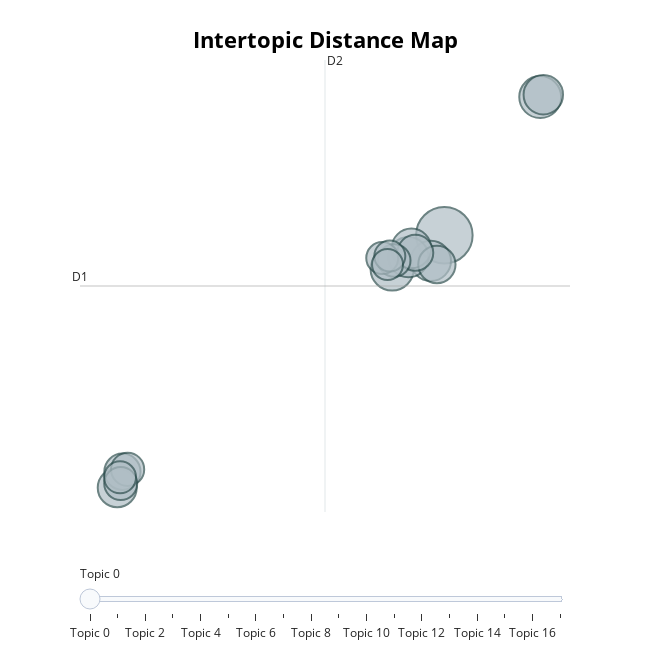

The notebook cell this image was saved under:
### Code cell
model.plot_distance_map(topic_model)

### Figure 1 — Plotly figure (JSON) as saved in the notebook; plotly's stock layout.template omitted (floating-point values rounded to 4 significant figures)
{"data": [{"customdata": [[0, "deal | ge | david | rodney | enron", 253], [1, "dave | pm | kay | david | shawn", 147], [2, "rick | tx | great | let | good", 139], [3, "product | group | david | john | would", 129], [4, "guy | barge | delainey | regard | value", 128], [5, "max | dick | mariner | project | enron", 124], [6, "delainey | regard | fine | ok | good", 123], [7, "iso | bid | ttc | jmf | john", 120], [8, "reviewer | suggested | feedback | approval | list", 110], [9, "ena | performance | david | john | trip", 104], [10, "mm | investment | david | raptor | pm", 102], [11, "communicationsenron | communication | john | david | mark", 87], [12, "price | cap | ferc | market | iso", 86], [13, "tva | ena | offsite | ike | opportunity", 84], [14, "staff | market | transmission | commission | protest", 81], [15, "delete | email | file | survey | david", 81], [16, "calgary | barry | flame | desk | rob", 76], [17, "prc | page | 20 | fyi | approval", 76]], "hovertemplate": "<b>Topic %{customdata[0]}</b><br>Words: %{customdata[1]}<br>Size: %{customdata[2]}", "legendgroup": "", "marker": {"color": "#B0BEC5", "line": {"color": "DarkSlateGrey", "width": 2}, "size": [253, 147, 139, 129, 128, 124, 123, 120, 110, 104, 102, 87, 86, 84, 81, 81, 76, 76], "sizemode": "area", "sizeref": 0.1581, "symbol": "circle"}, "mode": "markers", "name": "", "orientation": "v", "showlegend": false, "type": "scatter", "x": [4.35, 1.477, 9.628, 3.605, 2.375, 2.539, 9.797, -13.65, 3.939, -13.37, 2.752, -13.08, -13.46, 1.591, -13.5, 0.9325, 1.349, 1.223], "xaxis": "x", "y": [6.449, 4.047, 16.25, 4.625, 4.892, 5.511, 16.42, -11.48, 4.369, -10.34, 5.198, -10.18, -11.18, 4.651, -10.74, 4.824, 4.968, 4.367], "yaxis": "y"}], "layout": {"annotations": [{"showarrow": false, "text": "D1", "x": -15.7, "y": 2.842, "yshift": 10}, {"showarrow": false, "text": "D2", "x": -2.218, "xshift": 10, "y": 18.89}], "height": 650, "hoverlabel": {"bgcolor": "white", "font": {"family": "Rockwell", "size": 16}}, "legend": {"itemsizing": "constant", "tracegroupgap": 0}, "margin": {"t": 60}, "shapes": [{"line": {"color": "#CFD8DC", "width": 2}, "type": "line", "x0": -2.218, "x1": -2.218, "y0": -13.2, "y1": 18.89}, {"line": {"color": "#9E9E9E", "width": 2}, "type": "line", "x0": -15.7, "x1": 11.27, "y0": 2.842, "y1": 2.842}], "sliders": [{"active": 0, "pad": {"t": 50}, "steps": [{"args": [{"marker.color": [["red", "#B0BEC5", "#B0BEC5", "#B0BEC5", "#B0BEC5", "#B0BEC5", "#B0BEC5", "#B0BEC5", "#B0BEC5", "#B0BEC5", "#B0BEC5", "#B0BEC5", "#B0BEC5", "#B0BEC5", "#B0BEC5", "#B0BEC5", "#B0BEC5", "#B0BEC5"]]}], "label": "Topic 0", "method": "update"}, {"args": [{"marker.color": [["#B0BEC5", "red", "#B0BEC5", "#B0BEC5", "#B0BEC5", "#B0BEC5", "#B0BEC5", "#B0BEC5", "#B0BEC5", "#B0BEC5", "#B0BEC5", "#B0BEC5", "#B0BEC5", "#B0BEC5", "#B0BEC5", "#B0BEC5", "#B0BEC5", "#B0BEC5"]]}], "label": "Topic 1", "method": "update"}, {"args": [{"marker.color": [["#B0BEC5", "#B0BEC5", "red", "#B0BEC5", "#B0BEC5", "#B0BEC5", "#B0BEC5", "#B0BEC5", "#B0BEC5", "#B0BEC5", "#B0BEC5", "#B0BEC5", "#B0BEC5", "#B0BEC5", "#B0BEC5", "#B0BEC5", "#B0BEC5", "#B0BEC5"]]}], "label": "Topic 2", "method": "update"}, {"args": [{"marker.color": [["#B0BEC5", "#B0BEC5", "#B0BEC5", "red", "#B0BEC5", "#B0BEC5", "#B0BEC5", "#B0BEC5", "#B0BEC5", "#B0BEC5", "#B0BEC5", "#B0BEC5", "#B0BEC5", "#B0BEC5", "#B0BEC5", "#B0BEC5", "#B0BEC5", "#B0BEC5"]]}], "label": "Topic 3", "method": "update"}, {"args": [{"marker.color": [["#B0BEC5", "#B0BEC5", "#B0BEC5", "#B0BEC5", "red", "#B0BEC5", "#B0BEC5", "#B0BEC5", "#B0BEC5", "#B0BEC5", "#B0BEC5", "#B0BEC5", "#B0BEC5", "#B0BEC5", "#B0BEC5", "#B0BEC5", "#B0BEC5", "#B0BEC5"]]}], "label": "Topic 4", "method": "update"}, {"args": [{"marker.color": [["#B0BEC5", "#B0BEC5", "#B0BEC5", "#B0BEC5", "#B0BEC5", "red", "#B0BEC5", "#B0BEC5", "#B0BEC5", "#B0BEC5", "#B0BEC5", "#B0BEC5", "#B0BEC5", "#B0BEC5", "#B0BEC5", "#B0BEC5", "#B0BEC5", "#B0BEC5"]]}], "label": "Topic 5", "method": "update"}, {"args": [{"marker.color": [["#B0BEC5", "#B0BEC5", "#B0BEC5", "#B0BEC5", "#B0BEC5", "#B0BEC5", "red", "#B0BEC5", "#B0BEC5", "#B0BEC5", "#B0BEC5", "#B0BEC5", "#B0BEC5", "#B0BEC5", "#B0BEC5", "#B0BEC5", "#B0BEC5", "#B0BEC5"]]}], "label": "Topic 6", "method": "update"}, {"args": [{"marker.color": [["#B0BEC5", "#B0BEC5", "#B0BEC5", "#B0BEC5", "#B0BEC5", "#B0BEC5", "#B0BEC5", "red", "#B0BEC5", "#B0BEC5", "#B0BEC5", "#B0BEC5", "#B0BEC5", "#B0BEC5", "#B0BEC5", "#B0BEC5", "#B0BEC5", "#B0BEC5"]]}], "label": "Topic 7", "method": "update"}, {"args": [{"marker.color": [["#B0BEC5", "#B0BEC5", "#B0BEC5", "#B0BEC5", "#B0BEC5", "#B0BEC5", "#B0BEC5", "#B0BEC5", "red", "#B0BEC5", "#B0BEC5", "#B0BEC5", "#B0BEC5", "#B0BEC5", "#B0BEC5", "#B0BEC5", "#B0BEC5", "#B0BEC5"]]}], "label": "Topic 8", "method": "update"}, {"args": [{"marker.color": [["#B0BEC5", "#B0BEC5", "#B0BEC5", "#B0BEC5", "#B0BEC5", "#B0BEC5", "#B0BEC5", "#B0BEC5", "#B0BEC5", "red", "#B0BEC5", "#B0BEC5", "#B0BEC5", "#B0BEC5", "#B0BEC5", "#B0BEC5", "#B0BEC5", "#B0BEC5"]]}], "label": "Topic 9", "method": "update"}, {"args": [{"marker.color": [["#B0BEC5", "#B0BEC5", "#B0BEC5", "#B0BEC5", "#B0BEC5", "#B0BEC5", "#B0BEC5", "#B0BEC5", "#B0BEC5", "#B0BEC5", "red", "#B0BEC5", "#B0BEC5", "#B0BEC5", "#B0BEC5", "#B0BEC5", "#B0BEC5", "#B0BEC5"]]}], "label": "Topic 10", "method": "update"}, {"args": [{"marker.color": [["#B0BEC5", "#B0BEC5", "#B0BEC5", "#B0BEC5", "#B0BEC5", "#B0BEC5", "#B0BEC5", "#B0BEC5", "#B0BEC5", "#B0BEC5", "#B0BEC5", "red", "#B0BEC5", "#B0BEC5", "#B0BEC5", "#B0BEC5", "#B0BEC5", "#B0BEC5"]]}], "label": "Topic 11", "method": "update"}, {"args": [{"marker.color": [["#B0BEC5", "#B0BEC5", "#B0BEC5", "#B0BEC5", "#B0BEC5", "#B0BEC5", "#B0BEC5", "#B0BEC5", "#B0BEC5", "#B0BEC5", "#B0BEC5", "#B0BEC5", "red", "#B0BEC5", "#B0BEC5", "#B0BEC5", "#B0BEC5", "#B0BEC5"]]}], "label": "Topic 12", "method": "update"}, {"args": [{"marker.color": [["#B0BEC5", "#B0BEC5", "#B0BEC5", "#B0BEC5", "#B0BEC5", "#B0BEC5", "#B0BEC5", "#B0BEC5", "#B0BEC5", "#B0BEC5", "#B0BEC5", "#B0BEC5", "#B0BEC5", "red", "#B0BEC5", "#B0BEC5", "#B0BEC5", "#B0BEC5"]]}], "label": "Topic 13", "method": "update"}, {"args": [{"marker.color": [["#B0BEC5", "#B0BEC5", "#B0BEC5", "#B0BEC5", "#B0BEC5", "#B0BEC5", "#B0BEC5", "#B0BEC5", "#B0BEC5", "#B0BEC5", "#B0BEC5", "#B0BEC5", "#B0BEC5", "#B0BEC5", "red", "#B0BEC5", "#B0BEC5", "#B0BEC5"]]}], "label": "Topic 14", "method": "update"}, {"args": [{"marker.color": [["#B0BEC5", "#B0BEC5", "#B0BEC5", "#B0BEC5", "#B0BEC5", "#B0BEC5", "#B0BEC5", "#B0BEC5", "#B0BEC5", "#B0BEC5", "#B0BEC5", "#B0BEC5", "#B0BEC5", "#B0BEC5", "#B0BEC5", "red", "#B0BEC5", "#B0BEC5"]]}], "label": "Topic 15", "method": "update"}, {"args": [{"marker.color": [["#B0BEC5", "#B0BEC5", "#B0BEC5", "#B0BEC5", "#B0BEC5", "#B0BEC5", "#B0BEC5", "#B0BEC5", "#B0BEC5", "#B0BEC5", "#B0BEC5", "#B0BEC5", "#B0BEC5", "#B0BEC5", "#B0BEC5", "#B0BEC5", "red", "#B0BEC5"]]}], "label": "Topic 16", "method": "update"}, {"args": [{"marker.color": [["#B0BEC5", "#B0BEC5", "#B0BEC5", "#B0BEC5", "#B0BEC5", "#B0BEC5", "#B0BEC5", "#B0BEC5", "#B0BEC5", "#B0BEC5", "#B0BEC5", "#B0BEC5", "#B0BEC5", "#B0BEC5", "#B0BEC5", "#B0BEC5", "#B0BEC5", "red"]]}], "label": "Topic 17", "method": "update"}]}], "title": {"font": {"color": "Black", "size": 22}, "text": "<b>Intertopic Distance Map", "x": 0.5, "xanchor": "center", "y": 0.95, "yanchor": "top"}, "width": 650, "xaxis": {"anchor": "y", "domain": [0, 1], "range": [-15.7, 11.27], "title": {"text": ""}, "visible": false}, "yaxis": {"anchor": "x", "domain": [0, 1], "range": [-13.2, 18.89], "title": {"text": ""}, "visible": false}}}
